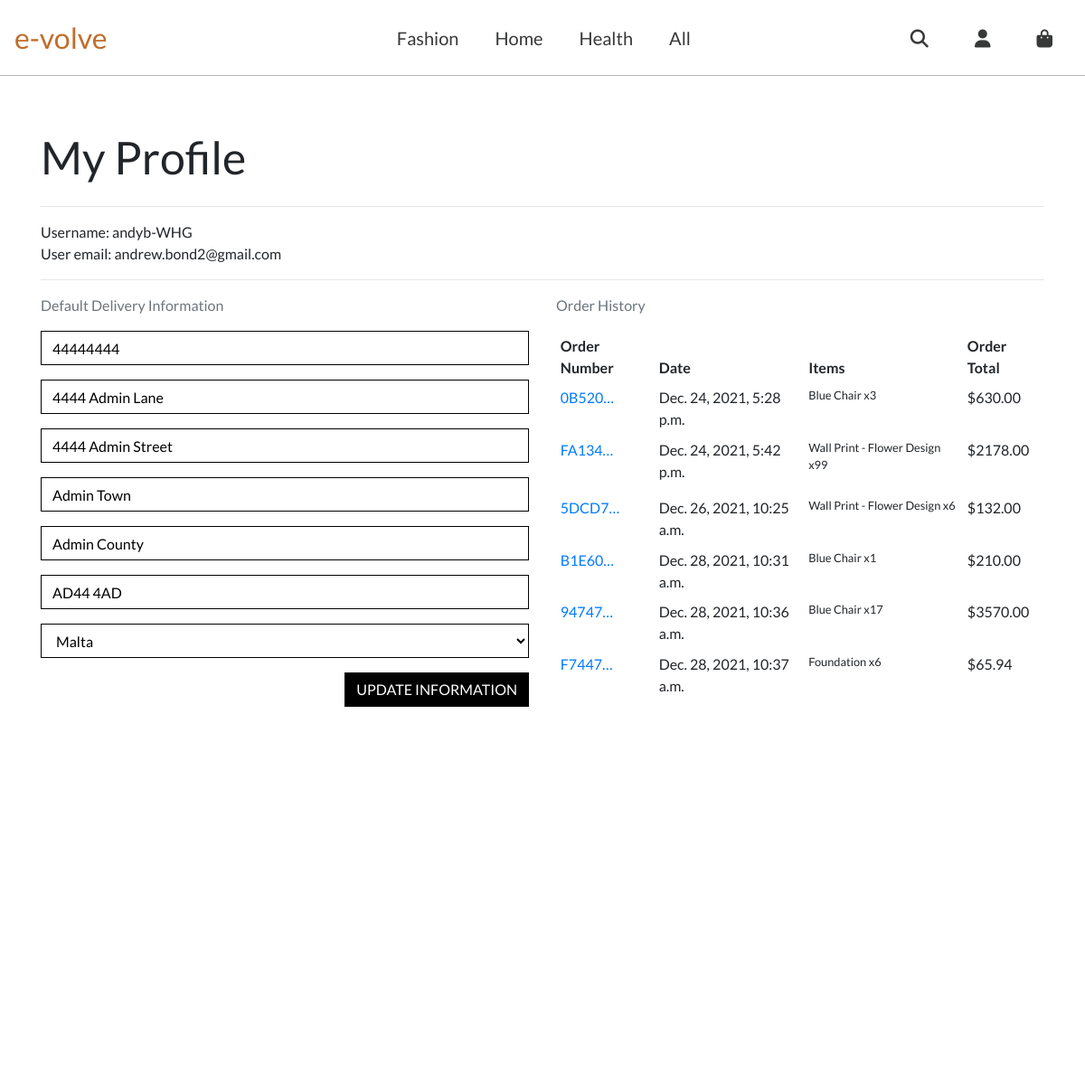
Screenshot of /profile/ (signed in) with the database file from the repository.
### profiles/models.py (models this page shows)
class UserProfile(models.Model):
    user = models.OneToOneField(User, on_delete=models.CASCADE)
    default_phone_number = models.CharField(max_length=20, null=True,
                                            blank=True)
    default_street_address1 = models.CharField(max_length=80, null=True,
                                               blank=True)
    default_street_address2 = models.CharField(max_length=80, null=True,
                                               blank=True)
    default_town_or_city = models.CharField(max_length=40, null=True,
                                            blank=True)
    default_county = models.CharField(max_length=80, null=True,
                                      blank=True)
    default_postcode = models.CharField(max_length=20, null=True,
                                        blank=True)
    default_country = CountryField(blank_label='Country', null=True,
                                   blank=True)
    def __str__(self):
        return self.user.username

### checkout/models.py (models this page shows, shortened)
class Order(models.Model):
    order_number = models.CharField(max_length=32, null=False, editable=False)
    user_profile = models.ForeignKey(UserProfile, on_delete=models.SET_NULL,
                                     null=True, blank=True,
                                     related_name='orders')
    full_name = models.CharField(max_length=50, null=False, blank=False)
    email = models.EmailField(max_length=254, null=False, blank=False)
    phone_number = models.CharField(max_length=20, null=False, blank=False)
    country = CountryField(blank_label='Country *', null=False, blank=False)
    postcode = models.CharField(max_length=20, null=True, blank=True)
    town_or_city = models.CharField(max_length=40, null=False, blank=False)
    street_address1 = models.CharField(max_length=80, null=False, blank=False)
    street_address2 = models.CharField(max_length=80, null=True, blank=True)
    county = models.CharField(max_length=80, null=True, blank=True)
    date = models.DateTimeField(auto_now_add=True)
    delivery_cost = models.DecimalField(max_digits=6, decimal_places=2,
                                        null=False, default=0)
    order_total = models.DecimalField(max_digits=10, decimal_places=2,
                                      null=False, default=0)
    grand_total = models.DecimalField(max_digits=10, decimal_places=2,
                                      null=False, default=0)
    original_shopping_bag = models.TextField(null=False, blank=False,
                                             default='')
    stripe_pid = models.CharField(max_length=254, null=False, blank=False,
                                  default='')

class OrderLineItem(models.Model):
    SIZE_6 = "6"
    SIZE_8 = "8"
    SIZE_10 = "10"
    SIZE_12 = "12"
    SIZE_14 = "14"
    SIZE_16 = "16"
    SIZE_18 = "18"
    SIZE_20 = "20"
    SIZE_CHOICES = [
        (SIZE_6, 'Size 6'),
        (SIZE_8, 'Size 8'),
        (SIZE_10, 'Size 10'),
        (SIZE_12, 'Size 12'),
        (SIZE_14, 'Size 14'),
        (SIZE_16, 'Size 16'),
        (SIZE_18, 'Size 18'),
        (SIZE_20, 'Size 20'),
    ]
    order = models.ForeignKey(Order, null=False, blank=False,
                              on_delete=models.CASCADE,
                              related_name='lineitems')
    product = models.ForeignKey(Product, null=False, blank=False,
                                on_delete=models.CASCADE)
    product_size = models.CharField(max_length=2,
                                    choices=SIZE_CHOICES, null=True,
                                    blank=True)
    quantity = models.IntegerField(null=False, blank=False, default=0)
    lineitem_total = models.DecimalField(max_digits=6, decimal_places=2,
                                         null=False, blank=False,
                                         editable=False)

### products/models.py (models this page shows, shortened)
class Product(models.Model):
    category = models.ForeignKey('Category', null=True, blank=True,
                                 on_delete=models.SET_NULL)
    sku = models.CharField(max_length=254, null=True, blank=True)
    name = models.CharField(max_length=254)
    description = models.TextField()
    has_sizes = models.BooleanField(default=False, null=True, blank=True)
    price = models.DecimalField(max_digits=6, decimal_places=2)
    image_url = models.URLField(max_length=1024, null=True, blank=True)
    image = models.ImageField(null=True, blank=True)

### profiles/views.py (the view)
# urls.py: path('profile/', include('profiles.urls')),
@login_required()
def profile(request):
    profile = get_object_or_404(UserProfile, user=request.user)
    if request.method == 'POST':
        form = UserProfileForm(request.POST, instance=profile)
        if form.is_valid():
            form.save()
            messages.success(request, 'Profile updated successfully')
        else:
            messages.error(request, 'Update failed. Please ensure the\
                 form is valid.')
    else:
        form = UserProfileForm(instance=profile)
    orders = profile.orders.all()
    template = 'profiles/profile.html'
    context = {
        'profile': profile,
        'form': form,
        'orders': orders,
        'on_profile_page': True
    }
    return render(request, template, context)

### profiles/forms.py
class UserProfileForm(forms.ModelForm):
    class Meta:
        model = UserProfile
        exclude = ('user',)
    def __init__(self, *args, **kwargs):
        super().__init__(*args, **kwargs)
        placeholders = {
            'default_phone_number': 'Phone Number',
            'default_postcode': 'Postal Code',
            'default_town_or_city': 'Town or City',
            'default_street_address1': 'Street Address 1',
            'default_street_address2': 'Street Address 2',
            'default_county': 'County, State or Locality',
        }
        self.fields['default_phone_number'].widget.attrs['autofocus'] = True
        for field in self.fields:
            if field != 'default_country':
                if self.fields[field].required:
                    placeholder = f'{placeholders[field]} *'
                else:
                    placeholder = placeholders[field]
                self.fields[field].widget.attrs['placeholder'] = placeholder
            self.fields[field].widget.attrs['class'] = (
              'border-black rounded-0 profile-form-input')
            self.fields[field].label = False

### profiles/templates/profiles/profile.html (shortened to what this page needs)
{% extends "base.html" %}
{% load static %}
{% block extra_css %}
    <link rel="stylesheet" href="{% static 'profiles/css/profile.css' %}">
{% endblock %}
{% block content %}
    <div class="overlay"></div>
    <div class="mt-5 pt-5"></div>
    <div class="container mt-5">
        <div class="row">
            <div class="col">
                <h2 class="logo-font mb-4">My Profile</h2>
                <hr>
                Username: {{ profile }}
                User email:  {{ user.email }}
                <hr>
            </div>
        </div>
        <div class="row">
            <div class="col-12 col-lg-6">
                <p class="text-muted">Default Delivery Information</p>
                <form class="mt-3" action="{% url 'profile' %}" method="POST" id="profile-update-form">
                    {{ form|crispy }}
                    <button class="btn btn-black rounded-0 text-uppercase float-right">Update Information</button>
                </form>
            </div>
            <div class="col-12 col-lg-6">
                <p class="text-muted">Order History</p>
                <div class="order-history table-responsive">
                    <table class="table table-sm table-borderless">
                        <thead>
                            <tr>
                                <th>Order Number</th>
                                <th>Date</th>
                                <th>Items</th>
                                <th>Order Total</th>
                            </tr>
                        </thead>
                        <tbody>
                            {% for order in orders %}
                                <tr>
                                    <td>
                                        <a href="{% url 'order_history' order.order_number %}"
                                        title="{{ order.order_number }}">
                                            {{ order.order_number|truncatechars:6 }}
                                        </a>
                                    </td>
                                    <td>{{ order.date }}</td>
                                    <td>
                                        <ul class="list-unstyled">
                                            {% for item in order.lineitems.all %}
                                                <li class="small">
                                                    {{ item.product.name }} x{{ item.quantity }}
                                                </li>
                                            {% endfor %}
                                        </ul>
                                    </td>
                                    <td>${{ order.grand_total }}</td>
                                </tr>
                            {% endfor %}
                        </tbody>
                    </table>
                </div>
            </div>
        </div>
{% endblock %}

### static/css/base.css (style rules this page uses)
* { padding: 0; border: 0; margin: 0; border-color: #33373a; }
html { height: 100%; }
body, html { height: 100%; }
body { font-family: Lato; }
.btn-black { background: black; color: white; }
.border-black { border: 1px solid black !important; }
.overlay { height: 100%; width: 100%; top: 60px; left: 0; position: fixed; background: white; z-index: -1; }
@media screen and (min-width : 700px) { .carousel-caption h1, h2, h3 { font-size: 56px; } }
@media screen and (min-width : 992px) { .carousel-caption h1, h2, h3 { font-size: 50px; } }

### profiles/static/profiles/css/profile.css (style rules this page uses)
.order-history { max-height: 416px; overflow-y: auto; }
#profile-update-form .form-control { color: #000; }
#profile-update-form input::placeholder { color: #aab7c4; }
#id_default_country, #id_default_country option:not(:first-child) { color: #000; }

### rows the page displays
UserProfile: user.username "andyb-WHG", default_phone_number "44444444", default_street_address1 "4444 Admin Lane", default_street_address2 "4444 Admin Street", default_town_or_city "Admin Town", default_county "Admin County", default_postcode "AD44 4AD", default_country "Malta"
Order: order_number "0B520…", date "Dec. 24, 2021, 5:28 p.m.", grand_total "630.00"
OrderLineItem: product.name "Blue Chair", quantity "3"
Order: order_number "FA134…", date "Dec. 24, 2021, 5:42 p.m.", grand_total "2178.00"
OrderLineItem: product.name "Wall Print - Flower Design", quantity "99"
Order: order_number "5DCD7…", date "Dec. 26, 2021, 10:25 a.m.", grand_total "132.00"
OrderLineItem: product.name "Wall Print - Flower Design", quantity "6"
Order: order_number "B1E60…", date "Dec. 28, 2021, 10:31 a.m.", grand_total "210.00"
OrderLineItem: product.name "Blue Chair", quantity "1"
Order: order_number "94747…", date "Dec. 28, 2021, 10:36 a.m.", grand_total "3570.00"
OrderLineItem: product.name "Blue Chair", quantity "17"
Order: order_number "F7447…", date "Dec. 28, 2021, 10:37 a.m.", grand_total "65.94"
OrderLineItem: product.name "Foundation", quantity "6"

### other values shown
{{ user.email }} "andrew.bond2@gmail.com"
